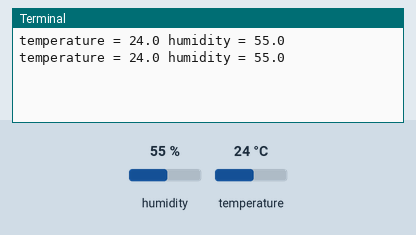
A program run on a simulated Raspberry Pi (BCM pin numbers). Parts: the last lines printed to the terminal. The inputs (shaded band) are chosen by the test bench; at power-on: humidity 55 %, temperature 24 °C.

Above: at 1.2 s.
1.3 s: humidity set to 22 %
At 2.0 s:
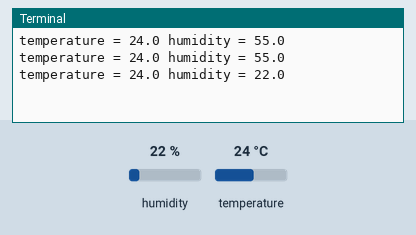
2.8 s: temperature set to 12 °C
At 3.6 s:
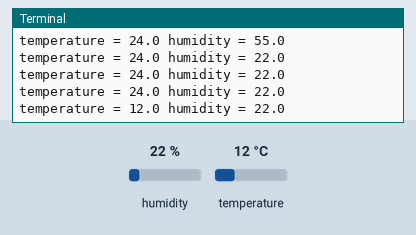
4.3 s: humidity set to 40 %
At 4.3 s:
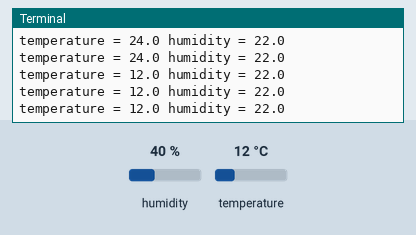
Timing chart, 0 to 7.3 s (numbered marks = the images above; inputs shaded):
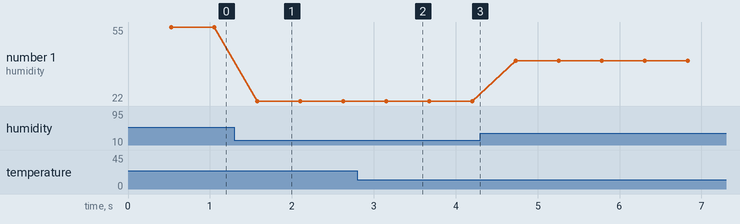

The program:

14.DHT11.py
```python
import RPi.GPIO as GPIO
import Adafruit_DHT

GPIO.setmode(GPIO.BCM)

dht11 = 25  # pin 22 in BOARD mode
GPIO.setup(dht11, GPIO.IN)


def get_humidity_temperature():
    humidity, temperature = Adafruit_DHT.read_retry(Adafruit_DHT.DHT11, dht11)
    return humidity, temperature


try:
    while True:
        humidity, temperature = get_humidity_temperature()
        if humidity is not None and temperature is not None:
            print(f"{temperature = } {humidity = }")
except KeyboardInterrupt:
    pass
finally:
    GPIO.cleanup()
```

Measured:
- after the input at 1.3 s, the terminal: prints a new line after 0.28 s (image 1)
- after the input at 2.8 s, the terminal: prints a new line after 0.35 s (image 2)
- plotted number 1: 55 → 22 after the input at 1.3 s, 22 → 40 after the input at 4.3 s
